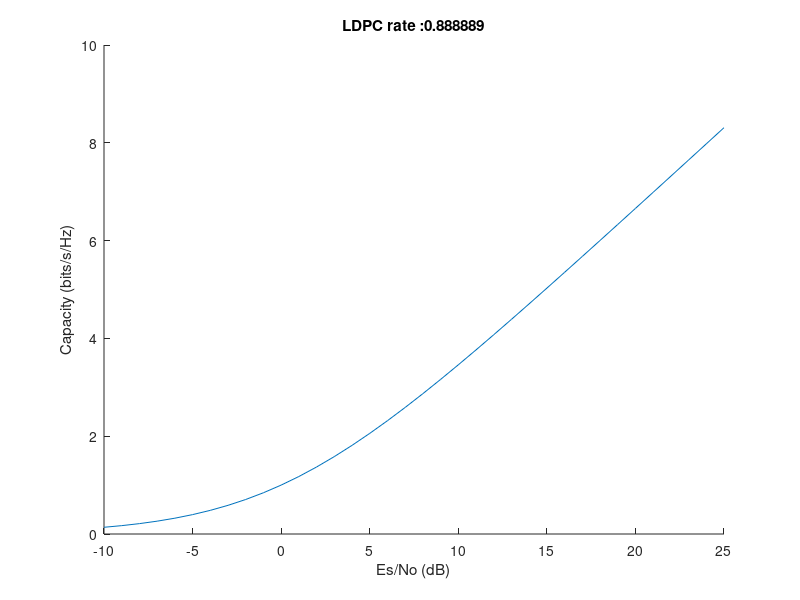

MATLAB code for this plot: (Note: this script raises an error after producing the figure.)
ordre = [4, 8, 16, 32];
LDPCRate = 8/9;
X = [-10:25];
figure();
hold on;
titleTxt = strcat('LDPC rate : ' , sprintf('%f', LDPCRate));
title(titleTxt);
xlabel('Es/No (dB)');
ylabel('Capacity (bits/s/Hz)');
%% Capacité de Shanon
    shannon = log2(1 + 10.^(X/10));
    plot(X, shannon);
for i = 1:length(ordre)
    capa = capaTh(ordre(i), LDPCRate, X(1), X(end));
    plot(X, capa);
end
legend('Shannon', 'QPSK', '8PSK', '16APSK', '32APSK');